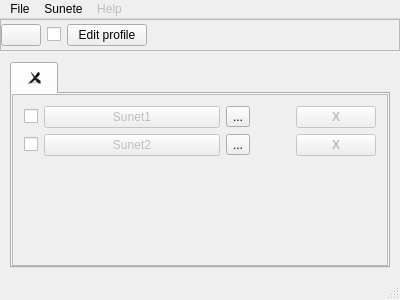
<?xml version="1.0" encoding="UTF-8"?>
<ui version="4.0">
 <class>MainWindow</class>
 <widget class="QMainWindow" name="MainWindow">
  <property name="geometry">
   <rect>
    <x>0</x>
    <y>0</y>
    <width>400</width>
    <height>300</height>
   </rect>
  </property>
  <property name="windowTitle">
   <string>MainWindow</string>
  </property>
  <widget class="QWidget" name="centralWidget">
   <property name="minimumSize">
    <size>
     <width>400</width>
     <height>240</height>
    </size>
   </property>
   <layout class="QVBoxLayout" name="verticalLayout">
    <property name="margin">
     <number>0</number>
    </property>
    <item>
     <widget class="QFrame" name="frame">
      <property name="sizePolicy">
       <sizepolicy hsizetype="Preferred" vsizetype="Fixed">
        <horstretch>0</horstretch>
        <verstretch>0</verstretch>
       </sizepolicy>
      </property>
      <property name="minimumSize">
       <size>
        <width>0</width>
        <height>32</height>
       </size>
      </property>
      <property name="frameShape">
       <enum>QFrame::StyledPanel</enum>
      </property>
      <property name="frameShadow">
       <enum>QFrame::Raised</enum>
      </property>
      <layout class="QHBoxLayout" name="horizontalLayout">
       <property name="margin">
        <number>0</number>
       </property>
       <item>
        <layout class="QHBoxLayout" name="horizontalLayout_add">
         <item>
          <widget class="QPushButton" name="addButton">
           <property name="sizePolicy">
            <sizepolicy hsizetype="Fixed" vsizetype="Fixed">
             <horstretch>0</horstretch>
             <verstretch>0</verstretch>
            </sizepolicy>
           </property>
           <property name="toolTip">
            <string>Adaugă sunet nou</string>
           </property>
           <property name="text">
            <string/>
           </property>
           <property name="icon">
            <iconset theme="add"/>
           </property>
          </widget>
         </item>
         <item>
          <widget class="QCheckBox" name="showInactiveCheckBox">
           <property name="sizePolicy">
            <sizepolicy hsizetype="Fixed" vsizetype="Fixed">
             <horstretch>0</horstretch>
             <verstretch>0</verstretch>
            </sizepolicy>
           </property>
           <property name="toolTip">
            <string>Ascunde sunetele inactive</string>
           </property>
           <property name="text">
            <string/>
           </property>
           <property name="icon">
            <iconset theme="find"/>
           </property>
           <property name="tristate">
            <bool>true</bool>
           </property>
          </widget>
         </item>
         <item>
          <widget class="QPushButton" name="pushButton">
           <property name="text">
            <string>Edit profile</string>
           </property>
          </widget>
         </item>
         <item>
          <spacer name="horizontalSpacer">
           <property name="orientation">
            <enum>Qt::Horizontal</enum>
           </property>
           <property name="sizeHint" stdset="0">
            <size>
             <width>40</width>
             <height>20</height>
            </size>
           </property>
          </spacer>
         </item>
        </layout>
       </item>
      </layout>
     </widget>
    </item>
    <item>
     <widget class="QWidget" name="widget_2" native="true">
      <property name="sizePolicy">
       <sizepolicy hsizetype="Ignored" vsizetype="Ignored">
        <horstretch>0</horstretch>
        <verstretch>0</verstretch>
       </sizepolicy>
      </property>
      <layout class="QHBoxLayout" name="horizontalLayout_4">
       <property name="leftMargin">
        <number>5</number>
       </property>
       <property name="topMargin">
        <number>0</number>
       </property>
       <property name="rightMargin">
        <number>5</number>
       </property>
       <property name="bottomMargin">
        <number>5</number>
       </property>
       <item>
        <widget class="QFrame" name="frame">
         <property name="sizePolicy">
          <sizepolicy hsizetype="Ignored" vsizetype="Ignored">
           <horstretch>0</horstretch>
           <verstretch>0</verstretch>
          </sizepolicy>
         </property>
         <property name="frameShape">
          <enum>QFrame::NoFrame</enum>
         </property>
         <property name="frameShadow">
          <enum>QFrame::Raised</enum>
         </property>
         <layout class="QVBoxLayout" name="verticalLayout_3">
          <property name="margin">
           <number>5</number>
          </property>
          <item>
           <widget class="QTabWidget" name="tabWidget_profile">
            <property name="sizePolicy">
             <sizepolicy hsizetype="Preferred" vsizetype="Ignored">
              <horstretch>0</horstretch>
              <verstretch>0</verstretch>
             </sizepolicy>
            </property>
            <property name="contextMenuPolicy">
             <enum>Qt::NoContextMenu</enum>
            </property>
            <property name="layoutDirection">
             <enum>Qt::LeftToRight</enum>
            </property>
            <property name="locale">
             <locale language="English" country="UnitedStates"/>
            </property>
            <property name="iconSize">
             <size>
              <width>12</width>
              <height>12</height>
             </size>
            </property>
            <property name="tabsClosable">
             <bool>true</bool>
            </property>
            <property name="movable">
             <bool>true</bool>
            </property>
            <widget class="QWidget" name="tabWidget_profilePage1" native="true">
             <property name="sizePolicy">
              <sizepolicy hsizetype="Preferred" vsizetype="Fixed">
               <horstretch>0</horstretch>
               <verstretch>0</verstretch>
              </sizepolicy>
             </property>
             <property name="minimumSize">
              <size>
               <width>0</width>
               <height>10</height>
              </size>
             </property>
             <attribute name="icon">
              <iconset theme="sound"/>
             </attribute>
             <attribute name="title">
              <string/>
             </attribute>
             <layout class="QVBoxLayout" name="verticalLayout_4">
              <property name="spacing">
               <number>0</number>
              </property>
              <property name="margin">
               <number>0</number>
              </property>
              <item>
               <widget class="QScrollArea" name="scrollArea">
                <property name="sizePolicy">
                 <sizepolicy hsizetype="Expanding" vsizetype="Expanding">
                  <horstretch>0</horstretch>
                  <verstretch>0</verstretch>
                 </sizepolicy>
                </property>
                <property name="frameShadow">
                 <enum>QFrame::Plain</enum>
                </property>
                <property name="lineWidth">
                 <number>1</number>
                </property>
                <property name="midLineWidth">
                 <number>0</number>
                </property>
                <property name="widgetResizable">
                 <bool>true</bool>
                </property>
                <widget class="QWidget" name="scrollAreaWidgetContents">
                 <property name="geometry">
                  <rect>
                   <x>0</x>
                   <y>0</y>
                   <width>372</width>
                   <height>156</height>
                  </rect>
                 </property>
                 <layout class="QHBoxLayout" name="horizontalLayout_2">
                  <item>
                   <layout class="QVBoxLayout" name="verticalLayout_2">
                    <item>
                     <layout class="QHBoxLayout" name="horizontalLayout_1">
                      <item>
                       <widget class="QCheckBox" name="checkBox_1">
                        <property name="sizePolicy">
                         <sizepolicy hsizetype="Fixed" vsizetype="Fixed">
                          <horstretch>0</horstretch>
                          <verstretch>0</verstretch>
                         </sizepolicy>
                        </property>
                        <property name="text">
                         <string/>
                        </property>
                       </widget>
                      </item>
                      <item>
                       <widget class="QPushButton" name="soundButton_1">
                        <property name="enabled">
                         <bool>false</bool>
                        </property>
                        <property name="sizePolicy">
                         <sizepolicy hsizetype="Expanding" vsizetype="Fixed">
                          <horstretch>0</horstretch>
                          <verstretch>0</verstretch>
                         </sizepolicy>
                        </property>
                        <property name="contextMenuPolicy">
                         <enum>Qt::NoContextMenu</enum>
                        </property>
                        <property name="text">
                         <string>Sunet1</string>
                        </property>
                       </widget>
                      </item>
                      <item>
                       <widget class="QToolButton" name="toolButton">
                        <property name="cursor">
                         <cursorShape>PointingHandCursor</cursorShape>
                        </property>
                        <property name="text">
                         <string>...</string>
                        </property>
                       </widget>
                      </item>
                      <item>
                       <spacer name="horizontalSpacer_1">
                        <property name="orientation">
                         <enum>Qt::Horizontal</enum>
                        </property>
                        <property name="sizeType">
                         <enum>QSizePolicy::Minimum</enum>
                        </property>
                        <property name="sizeHint" stdset="0">
                         <size>
                          <width>40</width>
                          <height>20</height>
                         </size>
                        </property>
                       </spacer>
                      </item>
                      <item>
                       <widget class="QPushButton" name="delButton_1">
                        <property name="enabled">
                         <bool>false</bool>
                        </property>
                        <property name="font">
                         <font>
                          <weight>75</weight>
                          <bold>true</bold>
                         </font>
                        </property>
                        <property name="text">
                         <string>X</string>
                        </property>
                       </widget>
                      </item>
                     </layout>
                    </item>
                    <item>
                     <layout class="QHBoxLayout" name="horizontalLayout_3">
                      <item>
                       <widget class="QCheckBox" name="checkBox_2">
                        <property name="sizePolicy">
                         <sizepolicy hsizetype="Fixed" vsizetype="Fixed">
                          <horstretch>0</horstretch>
                          <verstretch>0</verstretch>
                         </sizepolicy>
                        </property>
                        <property name="text">
                         <string/>
                        </property>
                       </widget>
                      </item>
                      <item>
                       <widget class="QPushButton" name="soundButton_2">
                        <property name="enabled">
                         <bool>false</bool>
                        </property>
                        <property name="sizePolicy">
                         <sizepolicy hsizetype="Expanding" vsizetype="Fixed">
                          <horstretch>0</horstretch>
                          <verstretch>0</verstretch>
                         </sizepolicy>
                        </property>
                        <property name="text">
                         <string>Sunet2</string>
                        </property>
                        <property name="flat">
                         <bool>false</bool>
                        </property>
                       </widget>
                      </item>
                      <item>
                       <widget class="QToolButton" name="toolButton_2">
                        <property name="cursor">
                         <cursorShape>PointingHandCursor</cursorShape>
                        </property>
                        <property name="text">
                         <string>...</string>
                        </property>
                       </widget>
                      </item>
                      <item>
                       <spacer name="horizontalSpacer_2">
                        <property name="orientation">
                         <enum>Qt::Horizontal</enum>
                        </property>
                        <property name="sizeType">
                         <enum>QSizePolicy::Minimum</enum>
                        </property>
                        <property name="sizeHint" stdset="0">
                         <size>
                          <width>40</width>
                          <height>20</height>
                         </size>
                        </property>
                       </spacer>
                      </item>
                      <item>
                       <widget class="QPushButton" name="delButton_2">
                        <property name="enabled">
                         <bool>false</bool>
                        </property>
                        <property name="font">
                         <font>
                          <weight>75</weight>
                          <bold>true</bold>
                         </font>
                        </property>
                        <property name="text">
                         <string>X</string>
                        </property>
                       </widget>
                      </item>
                     </layout>
                    </item>
                    <item>
                     <spacer name="verticalSpacer">
                      <property name="orientation">
                       <enum>Qt::Vertical</enum>
                      </property>
                      <property name="sizeHint" stdset="0">
                       <size>
                        <width>17</width>
                        <height>48</height>
                       </size>
                      </property>
                     </spacer>
                    </item>
                   </layout>
                  </item>
                 </layout>
                </widget>
               </widget>
              </item>
             </layout>
            </widget>
           </widget>
          </item>
         </layout>
        </widget>
       </item>
      </layout>
     </widget>
    </item>
   </layout>
  </widget>
  <widget class="QMenuBar" name="menuBar">
   <property name="geometry">
    <rect>
     <x>0</x>
     <y>0</y>
     <width>400</width>
     <height>25</height>
    </rect>
   </property>
   <widget class="QMenu" name="menuSounds">
    <property name="title">
     <string>Sunete</string>
    </property>
    <addaction name="actionAdd"/>
   </widget>
   <widget class="QMenu" name="menuHelp">
    <property name="enabled">
     <bool>false</bool>
    </property>
    <property name="sizePolicy">
     <sizepolicy hsizetype="Expanding" vsizetype="Preferred">
      <horstretch>0</horstretch>
      <verstretch>0</verstretch>
     </sizepolicy>
    </property>
    <property name="layoutDirection">
     <enum>Qt::LeftToRight</enum>
    </property>
    <property name="autoFillBackground">
     <bool>true</bool>
    </property>
    <property name="title">
     <string>Help</string>
    </property>
    <addaction name="actionAbout"/>
   </widget>
   <widget class="QMenu" name="menuFile">
    <property name="title">
     <string>File</string>
    </property>
    <addaction name="actionLoad_profile"/>
    <addaction name="actionSave_profile"/>
    <addaction name="separator"/>
    <addaction name="actionExit"/>
   </widget>
   <addaction name="menuFile"/>
   <addaction name="menuSounds"/>
   <addaction name="menuHelp"/>
  </widget>
  <widget class="QStatusBar" name="statusBar"/>
  <action name="actionAdd">
   <property name="icon">
    <iconset theme="add"/>
   </property>
   <property name="text">
    <string>Adaugă</string>
   </property>
  </action>
  <action name="actionRemove">
   <property name="text">
    <string>Delete</string>
   </property>
  </action>
  <action name="actionDelete">
   <property name="text">
    <string>Delete</string>
   </property>
  </action>
  <action name="actionConfigure">
   <property name="text">
    <string>Configure</string>
   </property>
  </action>
  <action name="actionAbout">
   <property name="icon">
    <iconset theme="help"/>
   </property>
   <property name="text">
    <string>About</string>
   </property>
  </action>
  <action name="actionExit">
   <property name="icon">
    <iconset theme="exit"/>
   </property>
   <property name="text">
    <string>Ieșire</string>
   </property>
  </action>
  <action name="actionSave_profile">
   <property name="icon">
    <iconset theme="filesave"/>
   </property>
   <property name="text">
    <string>Salvează profil...</string>
   </property>
  </action>
  <action name="actionLoad_profile">
   <property name="icon">
    <iconset theme="fileopen"/>
   </property>
   <property name="text">
    <string>Încarcă profil...</string>
   </property>
  </action>
 </widget>
 <layoutdefault spacing="6" margin="11"/>
 <resources/>
 <connections>
  <connection>
   <sender>actionExit</sender>
   <signal>activated()</signal>
   <receiver>MainWindow</receiver>
   <slot>close()</slot>
   <hints>
    <hint type="sourcelabel">
     <x>-1</x>
     <y>-1</y>
    </hint>
    <hint type="destinationlabel">
     <x>199</x>
     <y>149</y>
    </hint>
   </hints>
  </connection>
 </connections>
</ui>
